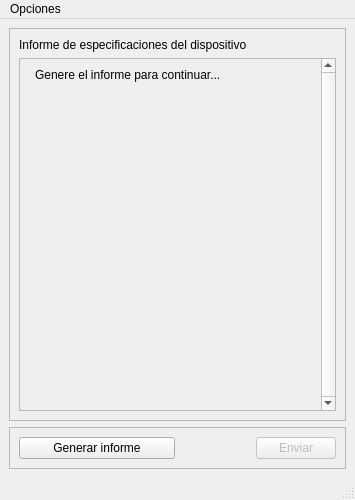
<?xml version="1.0" encoding="UTF-8"?>
<ui version="4.0">
 <class>MainWindow</class>
 <widget class="QMainWindow" name="MainWindow">
  <property name="enabled">
   <bool>true</bool>
  </property>
  <property name="geometry">
   <rect>
    <x>0</x>
    <y>0</y>
    <width>355</width>
    <height>500</height>
   </rect>
  </property>
  <property name="sizePolicy">
   <sizepolicy hsizetype="Fixed" vsizetype="Preferred">
    <horstretch>0</horstretch>
    <verstretch>0</verstretch>
   </sizepolicy>
  </property>
  <property name="minimumSize">
   <size>
    <width>350</width>
    <height>500</height>
   </size>
  </property>
  <property name="maximumSize">
   <size>
    <width>700</width>
    <height>16777215</height>
   </size>
  </property>
  <property name="windowTitle">
   <string>Specs</string>
  </property>
  <property name="windowIcon">
   <iconset theme="QIcon::ThemeIcon::DocumentPrint"/>
  </property>
  <widget class="QWidget" name="centralwidget">
   <layout class="QVBoxLayout" name="verticalLayout_3">
    <item>
     <widget class="QFrame" name="frame_2">
      <property name="minimumSize">
       <size>
        <width>0</width>
        <height>157</height>
       </size>
      </property>
      <property name="frameShape">
       <enum>QFrame::Shape::StyledPanel</enum>
      </property>
      <property name="frameShadow">
       <enum>QFrame::Shadow::Raised</enum>
      </property>
      <layout class="QVBoxLayout" name="verticalLayout_2">
       <item>
        <widget class="QLabel" name="title_textLabel">
         <property name="text">
          <string>Informe de especificaciones del dispositivo</string>
         </property>
        </widget>
       </item>
       <item>
        <widget class="QScrollArea" name="info_scrollArea">
         <property name="enabled">
          <bool>true</bool>
         </property>
         <property name="verticalScrollBarPolicy">
          <enum>Qt::ScrollBarPolicy::ScrollBarAlwaysOn</enum>
         </property>
         <property name="widgetResizable">
          <bool>true</bool>
         </property>
         <widget class="QWidget" name="info_scrollAreaWidgetContents">
          <property name="enabled">
           <bool>true</bool>
          </property>
          <property name="geometry">
           <rect>
            <x>0</x>
            <y>0</y>
            <width>301</width>
            <height>345</height>
           </rect>
          </property>
          <layout class="QFormLayout" name="formLayout">
           <item row="0" column="0">
            <widget class="QWidget" name="widget" native="true"/>
           </item>
           <item row="0" column="1">
            <widget class="QLabel" name="info_label">
             <property name="focusPolicy">
              <enum>Qt::FocusPolicy::NoFocus</enum>
             </property>
             <property name="text">
              <string>Genere el informe para continuar...</string>
             </property>
             <property name="wordWrap">
              <bool>false</bool>
             </property>
             <property name="textInteractionFlags">
              <set>Qt::TextInteractionFlag::LinksAccessibleByMouse|Qt::TextInteractionFlag::TextSelectableByMouse</set>
             </property>
            </widget>
           </item>
          </layout>
         </widget>
        </widget>
       </item>
      </layout>
     </widget>
    </item>
    <item>
     <widget class="QFrame" name="frame">
      <property name="maximumSize">
       <size>
        <width>337</width>
        <height>44</height>
       </size>
      </property>
      <property name="frameShape">
       <enum>QFrame::Shape::StyledPanel</enum>
      </property>
      <property name="frameShadow">
       <enum>QFrame::Shadow::Raised</enum>
      </property>
      <layout class="QHBoxLayout" name="horizontalLayout">
       <item>
        <widget class="QPushButton" name="run_button">
         <property name="sizePolicy">
          <sizepolicy hsizetype="Maximum" vsizetype="Fixed">
           <horstretch>0</horstretch>
           <verstretch>0</verstretch>
          </sizepolicy>
         </property>
         <property name="maximumSize">
          <size>
           <width>231</width>
           <height>16777215</height>
          </size>
         </property>
         <property name="toolTip">
          <string/>
         </property>
         <property name="toolTipDuration">
          <number>-1</number>
         </property>
         <property name="whatsThis">
          <string/>
         </property>
         <property name="text">
          <string>Generar informe</string>
         </property>
         <property name="shortcut">
          <string comment="asd"/>
         </property>
        </widget>
       </item>
       <item alignment="Qt::AlignmentFlag::AlignRight">
        <widget class="QPushButton" name="send_button">
         <property name="enabled">
          <bool>false</bool>
         </property>
         <property name="maximumSize">
          <size>
           <width>80</width>
           <height>16777215</height>
          </size>
         </property>
         <property name="text">
          <string>Enviar</string>
         </property>
        </widget>
       </item>
      </layout>
     </widget>
    </item>
   </layout>
  </widget>
  <widget class="QMenuBar" name="menubar">
   <property name="enabled">
    <bool>true</bool>
   </property>
   <property name="geometry">
    <rect>
     <x>0</x>
     <y>0</y>
     <width>355</width>
     <height>21</height>
    </rect>
   </property>
   <widget class="QMenu" name="menuOpciones">
    <property name="title">
     <string>Opciones</string>
    </property>
    <addaction name="actionProgramar_hora_de_ejecuci_n"/>
    <addaction name="actionDetener_ejecuci_n"/>
   </widget>
   <addaction name="menuOpciones"/>
  </widget>
  <widget class="QStatusBar" name="statusbar">
   <property name="enabled">
    <bool>true</bool>
   </property>
  </widget>
  <action name="actionProgramar_hora_de_ejecuci_n">
   <property name="text">
    <string>Programar hora de ejecución</string>
   </property>
  </action>
  <action name="actionDetener_ejecuci_n">
   <property name="text">
    <string>Detener ejecución</string>
   </property>
  </action>
 </widget>
 <resources/>
 <connections/>
</ui>
